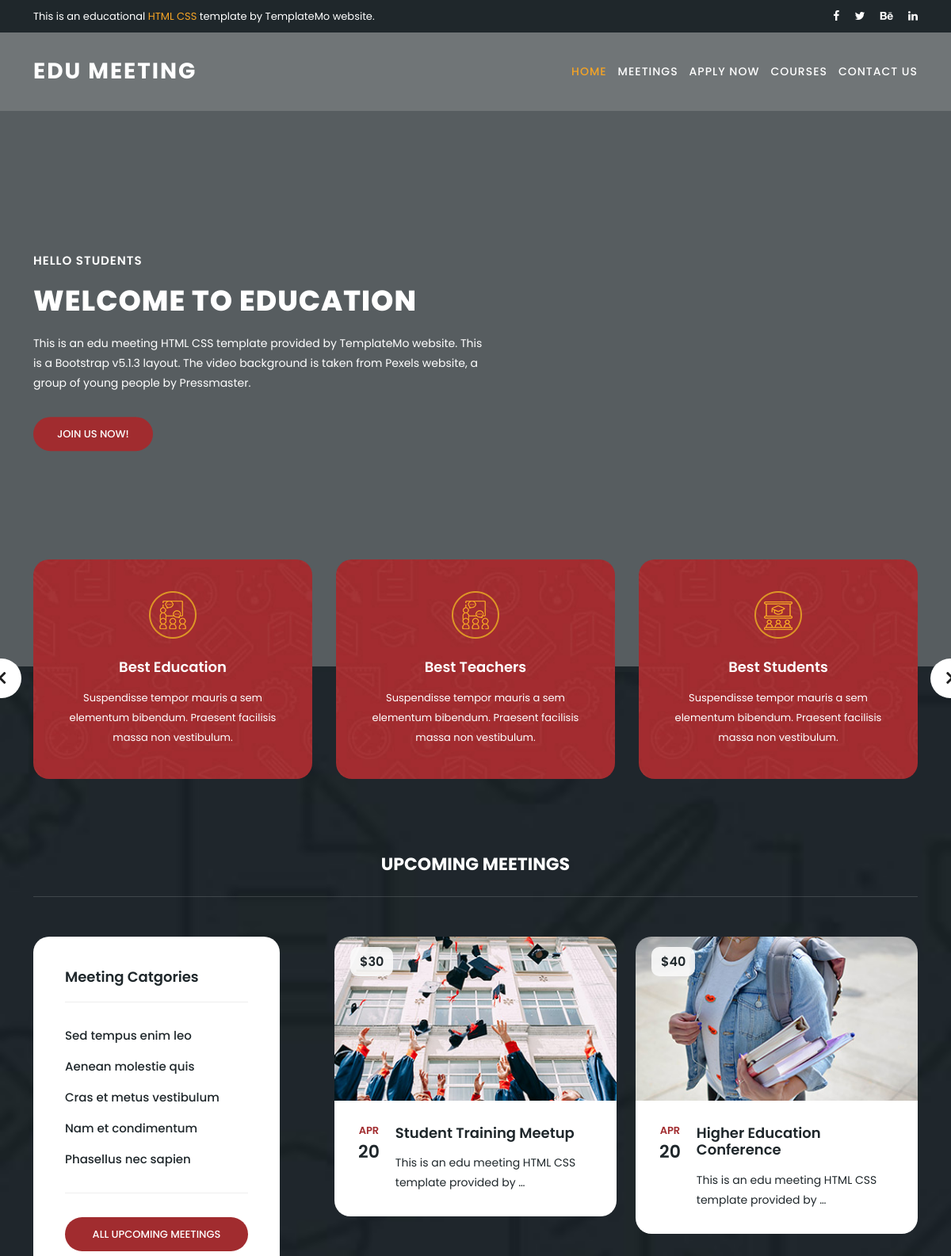
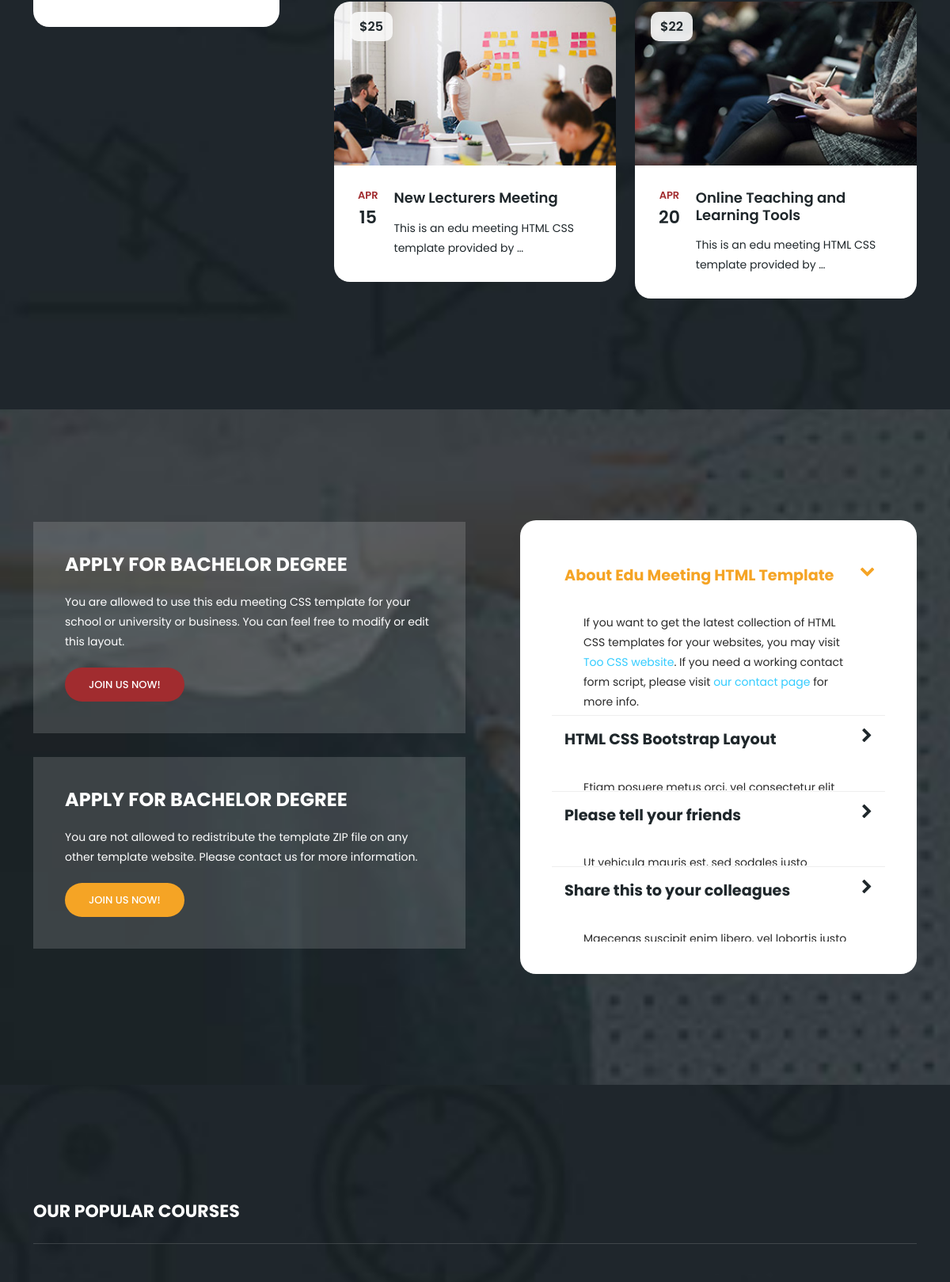
The page / (upper part) on the database its author committed (2 pictures, top to bottom).
### meetting/models.py (models this page shows, shortened)
class Navbar(models.Model):
    prev_title = models.CharField(max_length=255)
    title = models.CharField(max_length=255)
    content = models.TextField()
    video = models.FileField(upload_to='video/', validators=[FileExtensionValidator(allowed_extensions=['mp4'])],
                             help_text="Upload video.\nVideo resolution should be 960x600.")
    is_published = models.BooleanField(default=True)
    created_at = models.DateTimeField(auto_now_add=True, blank=True, null=True)
    class Meta:
        verbose_name = 'Navbar'
        verbose_name_plural = 'Navbars'

class Strongest(models.Model):
    title = models.CharField(max_length=255)
    content = models.TextField()
    logo = models.ImageField(upload_to='strongest/', help_text='Let the size of the logo be 60x60.')
    class Meta:
        verbose_name = 'The strongest'
        verbose_name_plural = 'The strongest'

class Category(models.Model):
    title = models.CharField(max_length=255)
    class Meta:
        verbose_name = 'Meeting Category'
        verbose_name_plural = 'Meeting Categories'

class Meeting(models.Model):
    title = models.CharField(max_length=255)
    content = models.TextField(blank=True, null=True)
    price = models.IntegerField()
    photo = models.ImageField(upload_to='meeting/', help_text="Image size should be 370x215.")
    location = models.CharField(max_length=255)
    class Meta:
        verbose_name = 'Meeting'
        verbose_name_plural = 'Meetings'

class TimeMeeting(models.Model):
    meeting = models.ForeignKey(Meeting, on_delete=models.CASCADE)
    date_meeting_1 = models.DateField(blank=True, null=True)
    time_meeting_1 = models.TimeField(blank=True, null=True)
    date_meeting_2 = models.DateField(blank=True, null=True)
    time_meeting_2 = models.TimeField(blank=True, null=True)

### meetting/views.py (the view)
# urls.py: path('', index, name='index'),
def index(request):
    navbar = Navbar.objects.filter(is_published=True).order_by('-created_at')[0]
    courses = Course.objects.all()
    categories = Category.objects.all()
    try:
        meetings = Meeting.objects.all().order_by('-pk')[:4]
    except:
        meetings = Meeting.objects.all()
    strongests = Strongest.objects.all()
    about_university = AboutUniversity.objects.all().order_by('-pk')[0]
    about_me = AboutMe.objects.all().order_by('-pk')[0]
    form = MessageForm()
    context = {
        'navbar': navbar,
        'courses': courses,
        'categories': categories,
        'meetings': meetings,
        'strongests': strongests,
        'about_university': about_university,
        'about_me': about_me,
        'form': form,
        'title': "Education Meeting",
    }
    return render(request, 'meetting/index.html', context)

### meetting/templates/meetting/index.html (shortened to what this page needs)
{% extends 'base.html' %}
{% load static %}
{% block main %}
<section class="section main-banner" id="top" data-section="section1">
    <video autoplay muted loop id="bg-video">
        <source src="{{ navbar.video.url }}" type="video/mp4"/>
    </video>
    <div class="video-overlay header-text">
        <div class="container">
            <div class="row">
                <div class="col-lg-12">
                    <div class="caption">
                        <h6>{{ navbar.prev_title }}</h6>
                        <h2>{{ navbar.title }}</h2>
                        <p>
                            {% autoescape off %}
                            {{ navbar.content }}
                            {% endautoescape %}
                        </p>
                        <div class="main-button-red">
                            <div class="scroll-to-section"><a href="#contact">Join Us Now!</a></div>
                        </div>
                    </div>
                </div>
            </div>
        </div>
    </div>
</section>
<section class="services">
    <div class="container">
        <div class="row">
            <div class="col-lg-12">
                <div class="owl-service-item owl-carousel">
                    {% for strongest in strongests %}
                    <div class="item">
                        <div class="icon">
                            <img src="{{ strongest.logo.url }}" alt="">
                        </div>
                        <div class="down-content">
                            <h4>{{ strongest.title }}</h4>
                            <p>{{ strongest.content }}</p>
                        </div>
                    </div>
                    {% endfor %}
                </div>
            </div>
        </div>
    </div>
</section>
<section class="upcoming-meetings" id="meetings">
    <div class="container">
        <div class="row">
            <div class="col-lg-12">
                <div class="section-heading">
                    <h2>Upcoming Meetings</h2>
                </div>
            </div>
            <div class="col-lg-4">
                <div class="categories">
                    <h4>Meeting Catgories</h4>
                    <ul>
                        {% for category in categories %}
                        <li><a href="#">{{ category.title }}</a></li>
                        {% endfor %}
                    </ul>
                    <div class="main-button-red">
                        <a href="meetings.html">All Upcoming Meetings</a>
                    </div>
                </div>
            </div>
            <div class="col-lg-8">
                <div class="row">
                    {% for meeting in meetings %}
                    <div class="col-lg-6">
                        <div class="meeting-item">
                            <div class="thumb">
                                <div class="price">
                                    <span>${{ meeting.price }}</span>
                                </div>
                                <a href="meeting-details.html"><img src="{{ meeting.photo.url }}"
                                                                    alt="New Lecturer Meeting"></a>
                            </div>
                            <div class="down-content d-flex">
                                <div class="date">
                                    <h6>
                                        {{ meeting.timemeeting_set.all.0.date_meeting_1|date:"M" }}
                                        <span>
                                            {{ meeting.timemeeting_set.all.0.date_meeting_1|date:"j" }}
                                        </span>
                                    </h6>
                                </div>
                                <div>
                                    <a href="meeting-details.html"><h4>{{ meeting.title }}</h4></a>
                                    <p>{{ meeting.content|truncatewords:10 }}</p>
                                </div>
                            </div>
                        </div>
                    </div>
                    {% endfor %}
                </div>
            </div>
        </div>
    </div>
</section>
<section class="apply-now" id="apply">
    <div class="container">
        <div class="row">
            <div class="col-lg-6 align-self-center">
                <div class="row">
                    <div class="col-lg-12">
                        <div class="item">
                            <h3>APPLY FOR BACHELOR DEGREE</h3>
                            <p>You are allowed to use this edu meeting CSS template for your school or university or
                                business. You can feel free to modify or edit this layout.</p>
                            <div class="main-button-red">
                                <div class="scroll-to-section"><a href="#contact">Join Us Now!</a></div>
                            </div>
                        </div>
                    </div>
                    <div class="col-lg-12">
                        <div class="item">
                            <h3>APPLY FOR BACHELOR DEGREE</h3>
                            <p>You are not allowed to redistribute the template ZIP file on any other template website.
                                Please contact us for more information.</p>
                            <div class="main-button-yellow">
                                <div class="scroll-to-section"><a href="#contact">Join Us Now!</a></div>
                            </div>
                        </div>
                    </div>
                </div>
            </div>
            <div class="col-lg-6">
                <div class="accordions is-first-expanded">
                    <article class="accordion">
                        <div class="accordion-head">
                            <span>About Edu Meeting HTML Template</span>
                            <span class="icon">
                        <i class="icon fa fa-chevron-right"></i>
                    </span>
                        </div>
                        <div class="accordion-body">
                            <div class="content">
                                <p>If you want to get the latest collection of HTML CSS templates for your websites, you
                                    may visit <a rel="nofollow" href="https://www.toocss.com/" target="_blank">Too CSS
                                        website</a>. If you need a working contact form script, please visit <a
                                            href="https://templatemo.com/contact" target="_parent">our contact page</a>
                                    for more info.</p>
                            </div>
                        </div>
                    </article>
                    <article class="accordion">
                        <div class="accordion-head">
                            <span>HTML CSS Bootstrap Layout</span>
                            <span class="icon">
                        <i class="icon fa fa-chevron-right"></i>
                    </span>
                        </div>
                        <div class="accordion-body">
                            <div class="content">
                                <p>Etiam posuere metus orci, vel consectetur elit imperdiet eu. Cras ipsum magna,
                                    maximus at semper sit amet, eleifend eget neque. Nunc facilisis quam purus, sed
                                    vulputate augue interdum vitae. Aliquam a elit massa.<br><br>
                                    tincidunt.</p>
                            </div>
                        </div>
                    </article>
                    <article class="accordion">
                        <div class="accordion-head">
                            <span>Please tell your friends</span>
                            <span class="icon">
                        <i class="icon fa fa-chevron-right"></i>
                    </span>
                        </div>
                        <div class="accordion-body">
                            <div class="content">
                                <p>Ut vehicula mauris est, sed sodales justo rhoncus eu. Morbi porttitor quam velit, at
                                    ullamcorper justo suscipit sit amet. Quisque at suscipit mi, non efficitur
                                    velit.<br><br>
                                    quam volutpat luctus. Nullam sodales ipsum ac neque ultricies varius.</p>
                            </div>
                        </div>
                    </article>
                    <article class="accordion last-accordion">
                        <div class="accordion-head">
                            <span>Share this to your colleagues</span>
                            <span class="icon">
                        <i class="icon fa fa-chevron-right"></i>
                    </span>
                        </div>
                        <div class="accordion-body">
                            <div class="content">
                                <p>Maecenas suscipit enim libero, vel lobortis justo condimentum id. Interdum et
                                    malesuada fames ac ante ipsum primis in faucibus.<br><br>
                                    convallis nisi.</p>
                            </div>
                        </div>
                    </article>
                </div>
            </div>
        </div>
    </div>
</section>
<section class="our-courses" id="courses">
    <div class="container">
        <div class="row">
            <div class="col-lg-12">
                <div class="section-heading">
                    <h2>Our Popular Courses</h2>
                </div>
            </div>
        </div>
    </div>
</section>
{% endblock main %}

### rows shown on the page
Navbar: prev_title "HELLO STUDENTS", title "WELCOME TO EDUCATION", content "This is an edu meeting HTML CSS template provided by TemplateMo website. This is a Bootstrap v5.1.3 layout. The video background is taken from Pexels website, a group of young people by Pressmaster."
Strongest: logo (picture), title "Best Education", content "Suspendisse tempor mauris a sem elementum bibendum. Praesent facilisis massa non vestibulum."
Strongest: logo (picture), title "Best Teachers", content "Suspendisse tempor mauris a sem elementum bibendum. Praesent facilisis massa non vestibulum."
Strongest: logo (picture), title "Best Students", content "Suspendisse tempor mauris a sem elementum bibendum. Praesent facilisis massa non vestibulum."
Category: title "Sed tempus enim leo"
Category: title "Aenean molestie quis"
Category: title "Cras et metus vestibulum"
Category: title "Nam et condimentum"
Category: title "Phasellus nec sapien"
Meeting: price "30", photo (picture), timemeeting_set.all.0.date_meeting_1 "APR", timemeeting_set.all.0.date_meeting_1 "20", title "Student Training Meetup", content "This is an edu meeting HTML CSS template provided by …"
Meeting: price "40", photo (picture), timemeeting_set.all.0.date_meeting_1 "APR", timemeeting_set.all.0.date_meeting_1 "20", title "Higher Education Conference", content "This is an edu meeting HTML CSS template provided by …"
Meeting: price "25", photo (picture), timemeeting_set.all.0.date_meeting_1 "APR", timemeeting_set.all.0.date_meeting_1 "15", title "New Lecturers Meeting", content "This is an edu meeting HTML CSS template provided by …"
Meeting: price "22", photo (picture), timemeeting_set.all.0.date_meeting_1 "APR", timemeeting_set.all.0.date_meeting_1 "20", title "Online Teaching and Learning Tools", content "This is an edu meeting HTML CSS template provided by …"
